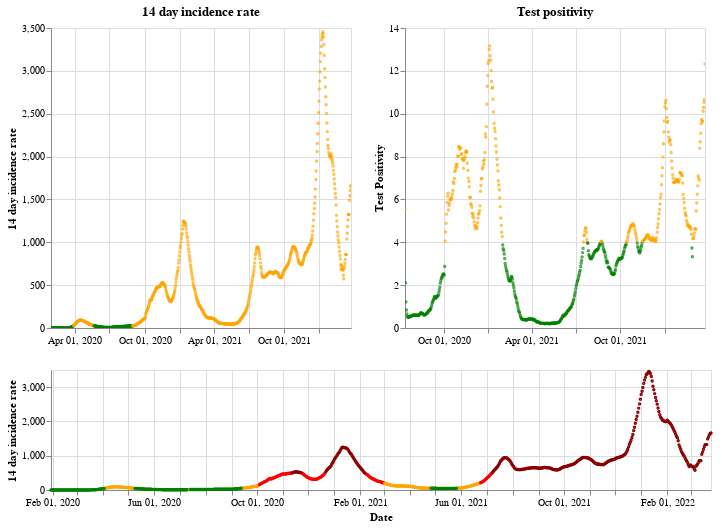

Notebook source saved alongside this figure:
### Markdown cell above
## England

### Code cell
plot_traffic_light('England')

### Figure 1 — Vega-Lite specification as saved in the notebook (floating-point values rounded to 4 significant figures; data arrays with more than 128 entries replaced by an {"elided": "..."} marker saying what was removed)
{"config": {"view": {"continuousWidth": 400, "continuousHeight": 300}}, "vconcat": [{"hconcat": [{"mark": {"type": "point", "size": 2}, "encoding": {"color": {"condition": {"value": "green", "test": "(datum.twoWeeklyCasesRate <= 25)"}, "value": "orange"}, "tooltip": [{"type": "nominal", "field": "areaName"}, {"type": "temporal", "field": "date"}, {"type": "quantitative", "field": "twoWeeklyCasesRate"}, {"type": "quantitative", "field": "testPositivity"}], "x": {"type": "temporal", "axis": {"title": ""}, "field": "date", "scale": {"domain": {"selection": "DateBrush"}}, "timeUnit": "yearmonthdate"}, "y": {"type": "quantitative", "axis": {"title": "14 day incidence rate"}, "field": "twoWeeklyCasesRate"}}, "title": "14 day incidence rate", "width": 300}, {"mark": {"type": "point", "size": 2}, "encoding": {"color": {"condition": {"value": "green", "test": "(datum.testPositivity <= 4)"}, "value": "orange"}, "tooltip": [{"type": "nominal", "field": "areaName"}, {"type": "temporal", "field": "date"}, {"type": "quantitative", "field": "twoWeeklyCasesRate"}, {"type": "quantitative", "field": "testPositivity"}], "x": {"type": "temporal", "axis": {"title": ""}, "field": "date", "scale": {"domain": {"selection": "DateBrush"}}, "timeUnit": "yearmonthdate"}, "y": {"type": "quantitative", "axis": {"title": "Test Positivity"}, "field": "testPositivity"}}, "title": "Test positivity", "width": 300}]}, {"layer": [{"mark": {"type": "point", "size": 2}, "encoding": {"color": {"condition": {"value": "orange", "test": "(((datum.testPositivity < 4) && (datum.twoWeeklyCasesRate >= 50)) && (datum.twoWeeklyCasesRate < 200))"}, "value": "red"}, "opacity": {"condition": {"value": 1, "test": "((datum.twoWeeklyCasesRate >= 50) && (datum.twoWeeklyCasesRate < 500))"}, "value": 0}, "tooltip": [{"type": "nominal", "field": "areaName"}, {"type": "temporal", "field": "date"}, {"type": "quantitative", "field": "twoWeeklyCasesRate"}, {"type": "quantitative", "field": "testPositivity"}], "x": {"type": "temporal", "axis": {"title": "Date"}, "field": "date", "timeUnit": "yearmonthdate"}, "y": {"type": "quantitative", "axis": {"title": "14 day incidence rate"}, "field": "twoWeeklyCasesRate"}}, "selection": {"DateBrush": {"type": "interval", "encodings": ["x"], "fields": ["Time"]}}}, {"mark": {"type": "point", "size": 2}, "encoding": {"color": {"value": "darkred"}, "opacity": {"condition": {"value": 1, "test": "(datum.twoWeeklyCasesRate >= 500)"}, "value": 0}, "tooltip": [{"type": "nominal", "field": "areaName"}, {"type": "temporal", "field": "date"}, {"type": "quantitative", "field": "twoWeeklyCasesRate"}, {"type": "quantitative", "field": "testPositivity"}], "x": {"type": "temporal", "axis": {"title": "Date"}, "field": "date", "timeUnit": "yearmonthdate"}, "y": {"type": "quantitative", "axis": {"title": "14 day incidence rate"}, "field": "twoWeeklyCasesRate"}}}, {"mark": {"type": "point", "size": 2}, "encoding": {"color": {"condition": {"value": "green", "test": "((datum.testPositivity < 4) && (datum.twoWeeklyCasesRate < 50))"}, "value": "orange"}, "opacity": {"condition": {"value": 1, "test": "(datum.twoWeeklyCasesRate < 50)"}, "value": 0}, "tooltip": [{"type": "nominal", "field": "areaName"}, {"type": "temporal", "field": "date"}, {"type": "quantitative", "field": "twoWeeklyCasesRate"}, {"type": "quantitative", "field": "testPositivity"}], "x": {"type": "temporal", "axis": {"title": "Date"}, "field": "date", "timeUnit": "yearmonthdate"}, "y": {"type": "quantitative", "axis": {"title": "14 day incidence rate"}, "field": "twoWeeklyCasesRate"}}}], "height": 120, "width": 660}], "data": {"name": "data-7a498f802da11081de19e2a1631ca600"}, "$schema": "https://vega.github.io/schema/vega-lite/v4.8.1.json", "datasets": {"data-7a498f802da11081de19e2a1631ca600": {"elided": "786 records"}}}
